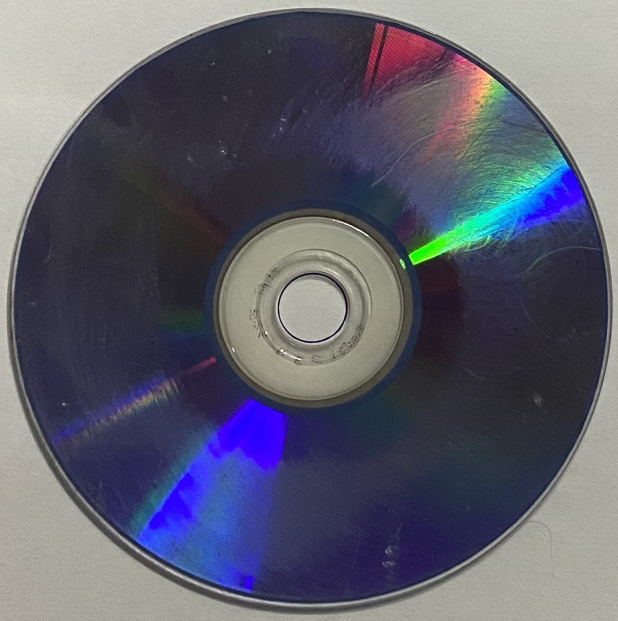
#> input picture img/image_50334977.JPG, 1235 x 1241 px (shown at 1/2 size); its folder holds 4 pictures in this run
$ python test.py
#> lines starting #> are read from the running program, lines starting #| are printed output that depends on the picture
import numpy as np
from skimage import io, color
import matplotlib.pyplot as plt

from skimage import filters
from skimage.data import camera
from skimage.util import compare_images

from skimage.io import imread_collection

import itertools

#your path
col_dir = 'E:\Visual\Python\CD-Damage-Detection\img\*.jpg'

#creating a collection with the available images
col = imread_collection(col_dir)
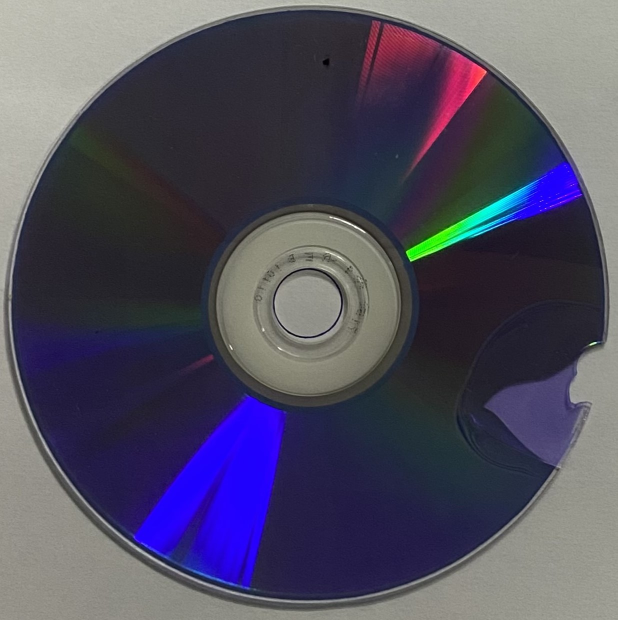
#> input picture img/image_50339329.JPG, 1235 x 1240 px (shown at 1/2 size)
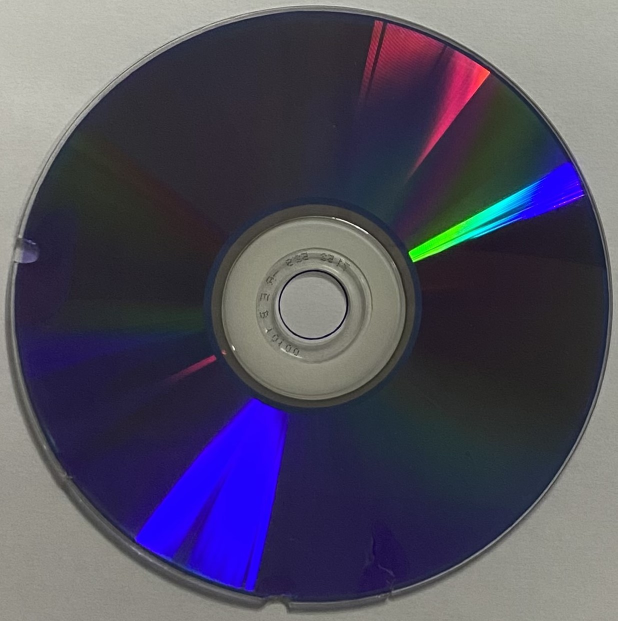
#> input picture img/image_50339585.JPG, 1235 x 1242 px (shown at 1/2 size)
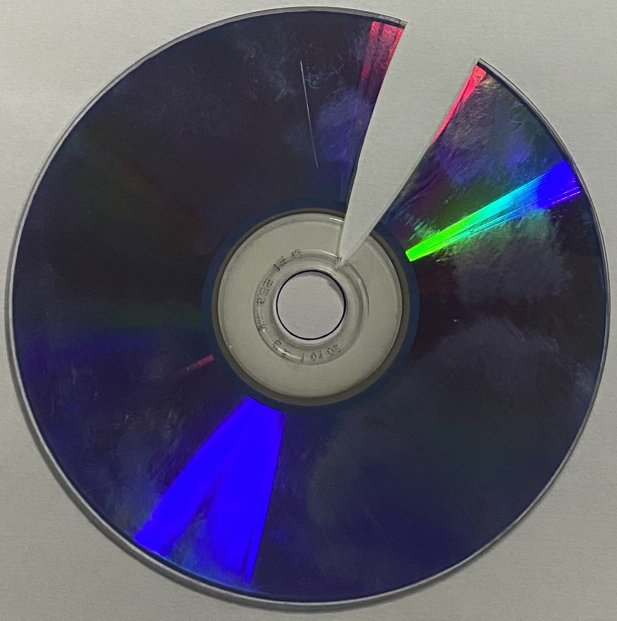
#> input picture img/image_50372353 — kopia.JPG, 1234 x 1241 px (shown at 1/2 size)
#> col = 4 items

img_list = []

for img in col:
    img_list.append(filters.sobel(color.rgb2gray(img)))
#> this loop made 4 passes
#> after the loop, img_list = 4 items

half_list = int(len(img_list) /2)
#> half_list = 2
list_len = len(img_list)
#> list_len = 4

fig, axes = plt.subplots(nrows = 3, ncols = 3, sharex=True, sharey=True, figsize=(10, 10))


for i, k in zip(range(3), range(0, 9, 3)):
    for j in range(3):
#> (the run stopped early here; a loop or call above may not have finished)
